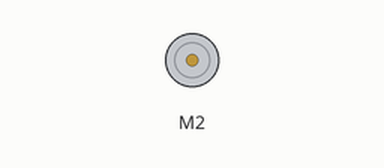
The sketch below on a simulated Arduino Uno, built with avr-gcc and run on an emulated ATmega328P. On the bench: DC motor (green arrow = forward, orange = backward, longer = faster). Random numbers use the default seed unless the sketch sets one.

Above: at 0.15 s.
At 5.87 s:
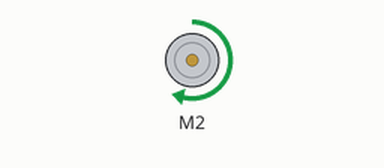
At 11.14 s:
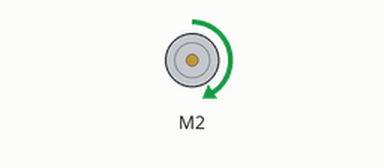
At 24.2 s:
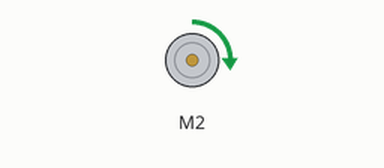
Timing chart, 0 to 40.0 s (numbered marks = the images above):
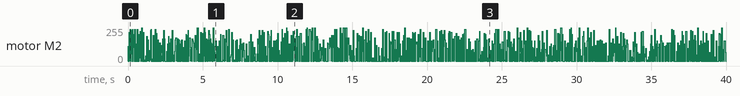

The sketch:

wingedObjectInTheBox.ino
```cpp
#include <AFMotor.h>

AF_DCMotor _motor (2);
int _runTime;
int _delayTime;
int _speed;

void setup() {
}

void loop() {
  _motor.run(FORWARD);
  _runTime = random(5, 40);
  _delayTime = random(5, 40);
  _speed = (random(15, 50) * 1000);

  _motor.setSpeed(_speed);
  _motor.run(FORWARD);
  delay(_runTime);

  _motor.run(RELEASE);
  delay(_delayTime);

}
```
